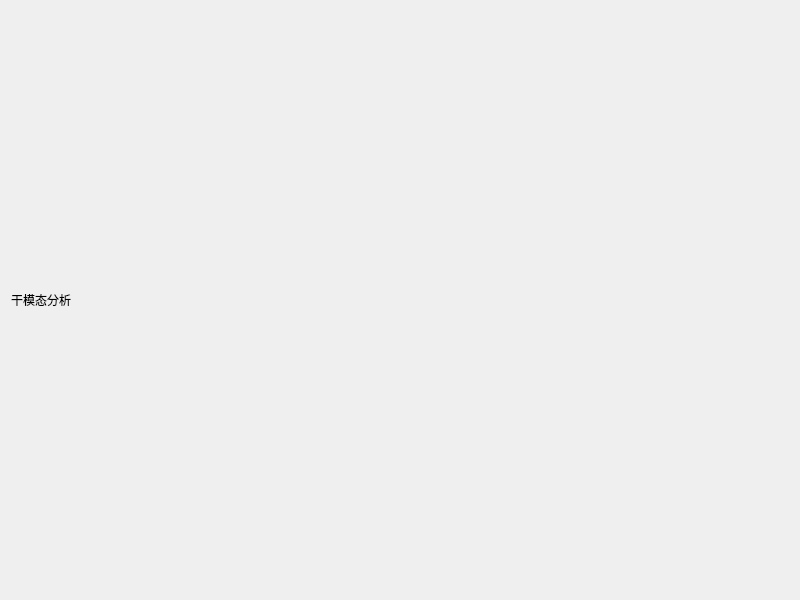
<?xml version="1.0" encoding="UTF-8"?>
<ui version="4.0">
 <class>DryModalAnalysisModule</class>
 <widget class="QWidget" name="DryModalAnalysisModule">
  <property name="geometry">
   <rect>
    <x>0</x>
    <y>0</y>
    <width>800</width>
    <height>600</height>
   </rect>
  </property>
  <property name="windowTitle">
   <string>干模态分析</string>
  </property>
  <layout class="QVBoxLayout" name="verticalLayout">
   <item>
    <widget class="QLabel" name="label">
     <property name="text">
      <string>干模态分析</string>
     </property>
    </widget>
   </item>
  </layout>
 </widget>
 <resources/>
 <connections/>
</ui>
